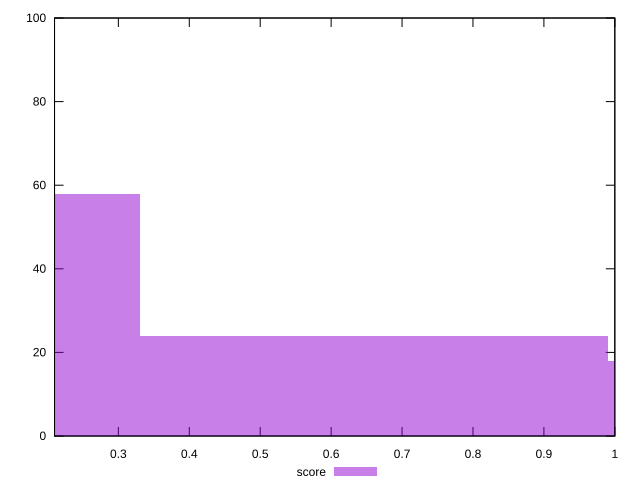

This figure's gnuplot source:
reset

$score <<EOF
0.660079307854851 24
0 58
1.320158615709702 18
EOF

set key outside below
set boxwidth 0.660079307854851
set xrange [0.21:1]
set yrange [0:100]
set trange [0:100]
set style fill transparent solid 0.5 noborder
set terminal svg size 640, 490 enhanced background rgb 'white'
set output "reports/report_00028_2021-02-24T12-49-42.674Z/unused-javascript/samples/card/score/histogram.svg"

plot $score title "score" with boxes

reset
